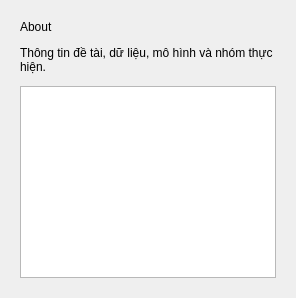
      <widget class="QWidget" name="pageAbout">
       <layout class="QVBoxLayout" name="verticalLayoutAbout">
        <property name="spacing">
         <number>12</number>
        </property>
        <property name="leftMargin">
         <number>20</number>
        </property>
        <property name="topMargin">
         <number>20</number>
        </property>
        <property name="rightMargin">
         <number>20</number>
        </property>
        <property name="bottomMargin">
         <number>20</number>
        </property>
        <item>
         <widget class="QLabel" name="labelAboutTitle">
          <property name="text">
           <string>About</string>
          </property>
          <property name="class" stdset="0">
           <string notr="true">pageTitle</string>
          </property>
         </widget>
        </item>
        <item>
         <widget class="QLabel" name="labelAboutSubtitle">
          <property name="text">
           <string>Thông tin đề tài, dữ liệu, mô hình và nhóm thực hiện.</string>
          </property>
          <property name="wordWrap">
           <bool>true</bool>
          </property>
          <property name="class" stdset="0">
           <string notr="true">pageSubtitle</string>
          </property>
         </widget>
        </item>
        <item>
         <widget class="QTextBrowser" name="textBrowserAbout">
          <property name="openExternalLinks">
           <bool>true</bool>
          </property>
         </widget>
        </item>
       </layout>
      </widget>
